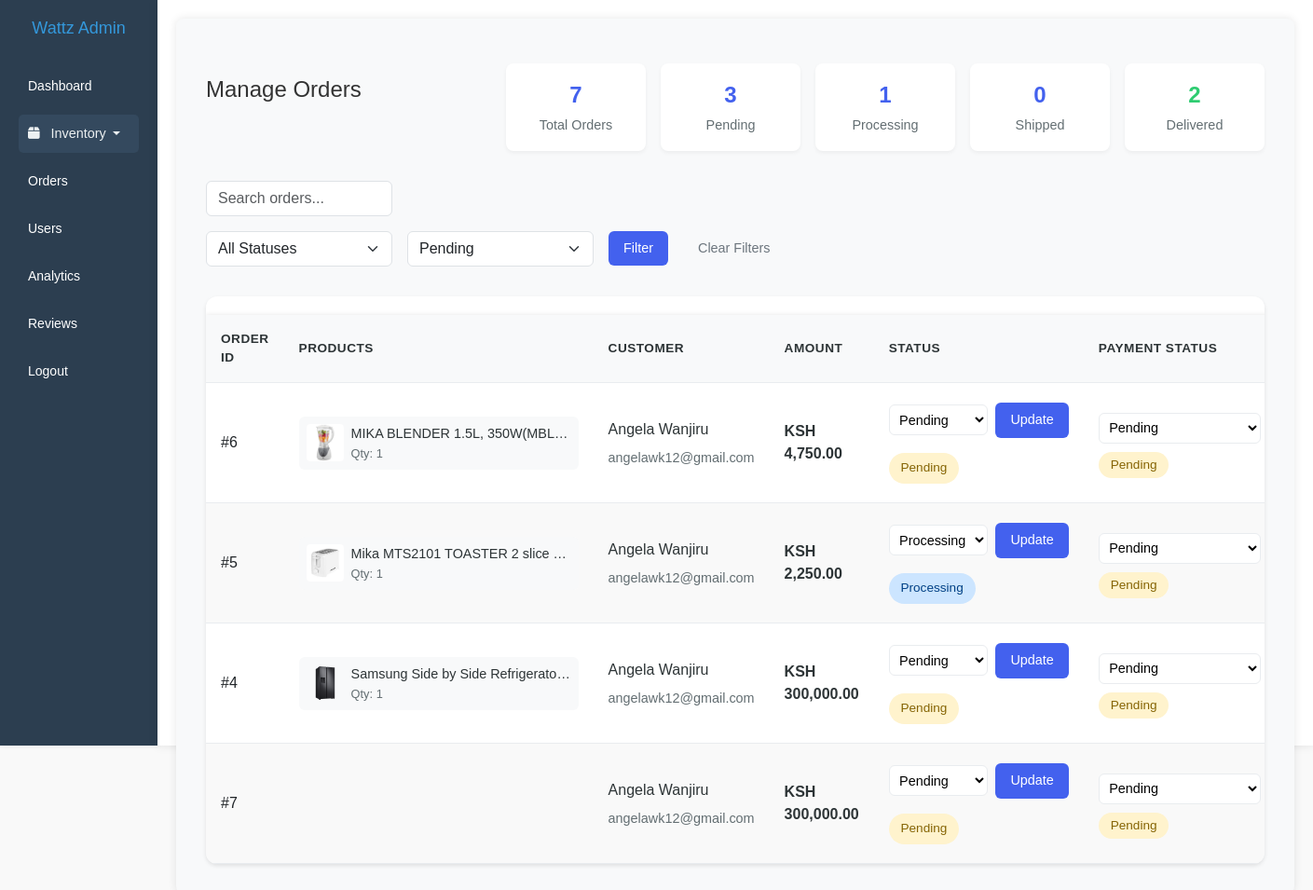
/admin/orders.php?payment=pending, run on the app's committed database.
### tables this page shows
CREATE TABLE `user_order` (
  `order_id` int(11) NOT NULL,
  `user_id` int(11) DEFAULT NULL,
  `shipping_id` int(11) NOT NULL,
  `total_amount` decimal(10,2) NOT NULL,
  `status` enum('pending','processing','shipped','delivered','cancelled') DEFAULT 'pending',
  `payment_method` varchar(50) DEFAULT NULL,
  `payment_status` enum('pending','completed','failed') DEFAULT 'pending',
  `order_date` timestamp NOT NULL DEFAULT current_timestamp()
);

CREATE TABLE `users` (
  `user_id` int(11) NOT NULL,
  `username` varchar(50) NOT NULL,
  `email` varchar(100) NOT NULL,
  `password` varchar(255) NOT NULL,
  `first_name` varchar(50) DEFAULT NULL,
  `last_name` varchar(50) DEFAULT NULL,
  `phone` varchar(20) DEFAULT NULL,
  `address` text DEFAULT NULL,
  `role` enum('admin','customer') DEFAULT 'customer',
  `created_at` timestamp NOT NULL DEFAULT current_timestamp(),
  `updated_at` timestamp NOT NULL DEFAULT current_timestamp() ON UPDATE current_timestamp(),
  `is_admin` tinyint(1) NOT NULL DEFAULT 0
);

### admin/orders.php (the view, shortened to what this page needs)
<?php
include 'includes/header.php';
include 'includes/db.php';
$status_filter = isset($_GET['status']) ? $_GET['status'] : '';
$payment_filter = isset($_GET['payment']) ? $_GET['payment'] : '';
$search = isset($_GET['search']) ? trim($_GET['search']) : '';
$query = "
    SELECT o.order_id, o.total_amount, o.status, o.payment_status, o.payment_method, o.order_date,
           u.username AS user_name, u.email AS user_email,
           s.recipient_name AS shipping_name, s.address, s.city, s.phone,
           COUNT(oi.order_item_id) as item_count,
           GROUP_CONCAT(DISTINCT CONCAT(p.name, ':::', p.image_1, ':::', oi.quantity) SEPARATOR '|||') as product_details
    FROM user_order o
    JOIN users u ON o.user_id = u.user_id
    LEFT JOIN shipping_detail s ON o.shipping_id = s.shipping_id
    LEFT JOIN order_items oi ON o.order_id = oi.order_id
    LEFT JOIN products p ON oi.product_id = p.product_id
    WHERE 1=1
";
$params = [];
if ($payment_filter) {
    $query .= " AND o.payment_status = ?";
    $params[] = $payment_filter;
}
$query .= " GROUP BY o.order_id ORDER BY o.order_date DESC";
$stmt = $conn->prepare($query);
$stmt->execute($params);
$orders = $stmt->fetchAll(PDO::FETCH_ASSOC);
$stats_query = "SELECT
    COUNT(*) as total_orders,
    SUM(CASE WHEN status = 'pending' THEN 1 ELSE 0 END) as pending_orders,
    SUM(CASE WHEN status = 'processing' THEN 1 ELSE 0 END) as processing_orders,
    SUM(CASE WHEN status = 'shipped' THEN 1 ELSE 0 END) as shipped_orders,
    SUM(CASE WHEN status = 'delivered' THEN 1 ELSE 0 END) as delivered_orders,
    SUM(CASE WHEN status = 'cancelled' THEN 1 ELSE 0 END) as cancelled_orders,
    SUM(CASE WHEN payment_status = 'completed' THEN 1 ELSE 0 END) as paid_orders,
    SUM(CASE WHEN status = 'delivered' THEN 1 ELSE 0 END) as delivered_count
    FROM user_order";
$stats = $conn->query($stats_query)->fetch(PDO::FETCH_ASSOC);
?>
<div class="order-container">
    <div class="content-wrapper">
        <div class="page-header">
            <h2 class="page-title">Manage Orders</h2>
            <div class="order-stats">
                <div class="stat-card">
                    <div class="stat-value"><?php echo number_format($stats['total_orders']); ?></div>
                    <div class="stat-label">Total Orders</div>
                </div>
                <div class="stat-card">
                    <div class="stat-value"><?php echo number_format($stats['pending_orders']); ?></div>
                    <div class="stat-label">Pending</div>
                </div>
                <div class="stat-card">
                    <div class="stat-value"><?php echo number_format($stats['processing_orders']); ?></div>
                    <div class="stat-label">Processing</div>
                </div>
                <div class="stat-card">
                    <div class="stat-value"><?php echo number_format($stats['shipped_orders']); ?></div>
                    <div class="stat-label">Shipped</div>
                </div>
                <div class="stat-card delivered">
                    <div class="stat-value"><?php echo number_format($stats['delivered_count']); ?></div>
                    <div class="stat-label">Delivered</div>
                </div>
            </div>
        </div>
        <div class="filters-section">
            <form method="GET" class="filters-form">
                <div class="input-group">
                    <input type="text" name="search" class="form-control" placeholder="Search orders..."
                           value="<?php echo htmlspecialchars($search); ?>">
                </div>
                <select name="status" class="form-select">
                    <option value="">All Statuses</option>
                </select>
                <select name="payment" class="form-select">
                    <option value="pending" <?php echo $payment_filter === 'pending' ? 'selected' : ''; ?>>Pending</option>
                </select>
                <button type="submit" class="btn btn-primary">Filter</button>
                <?php if ($status_filter || $payment_filter || $search): ?>
                    <a href="orders.php" class="btn btn-outline-secondary">Clear Filters</a>
                <?php endif; ?>
            </form>
        </div>
        <?php if (count($orders) > 0): ?>
            <div class="orders-grid">
                <table class="orders-table">
                    <thead>
                        <tr>
                            <th>Order ID</th>
                            <th>Products</th>
                            <th>Customer</th>
                            <th>Amount</th>
                            <th>Status</th>
                            <th>Payment Status</th>
                        </tr>
                    </thead>
                    <tbody>
                        <?php foreach ($orders as $order): ?>
                            <tr>
                                <td>
                                    <span class="order-id">#<?php echo $order['order_id']; ?></span>
                                </td>
                                <td>
                                    <div class="product-list">
                                        <?php
                                        if (!empty($order['product_details'])) {
                                            $products = explode('|||', $order['product_details']);
                                            foreach ($products as $index => $product) {
                                                list($name, $image, $quantity) = explode(':::', $product);
                                                ?>
                                                <div class="product-item">
                                                    <img src="../<?php echo htmlspecialchars($image); ?>"
                                                         alt="<?php echo htmlspecialchars($name); ?>"
                                                         class="product-thumbnail">
                                                    <div class="product-info">
                                                        <div class="product-name"><?php echo htmlspecialchars($name); ?></div>
                                                        <div class="product-quantity">Qty: <?php echo $quantity; ?></div>
                                                    </div>
                                                </div>
                                                <?php
                                            }
                                        }
                                        ?>
                                    </div>
                                </td>
                                <td>
                                    <div class="customer-info">
                                        <span class="name"><?php echo htmlspecialchars($order['user_name']); ?></span>
                                        <span class="email"><?php echo htmlspecialchars($order['user_email']); ?></span>
                                    </div>
                                </td>
                                <td>
                                    <span class="order-amount">KSH <?php echo number_format($order['total_amount'], 2); ?></span>
                                </td>
                                <td>
                                    <form method="POST" class="status-form">
                                        <select name="status" class="status-select">
                                            <option value="pending" <?php echo $order['status'] === 'pending' ? 'selected' : ''; ?>>Pending</option>
                                            <option value="processing" <?php echo $order['status'] === 'processing' ? 'selected' : ''; ?>>Processing</option>
                                        </select>
                                        <button type="submit" name="update_status" class="btn btn-primary">Update</button>
                                    </form>
                                    <span class="status-badge status-<?php echo strtolower($order['status']); ?>">
                                        <?php echo ucfirst($order['status']); ?>
                                    </span>
                                </td>
                                <td>
                                    <form method="POST" class="status-form">
                                        <select name="payment_status" class="status-select">
                                            <option value="pending" <?php echo $order['payment_status'] === 'pending' ? 'selected' : ''; ?>>Pending</option>
                                        </select>
                                    </form>
                                    <span class="payment-badge payment-status-<?php echo strtolower($order['payment_status']); ?>">
                                        <?php echo str_replace('_', ' ', ucfirst($order['payment_status'])); ?>
                                    </span>
                                </td>
                            </tr>
                        <?php endforeach; ?>
                    </tbody>
                </table>
            </div>
        <?php else: ?>
            <div class="empty-state">
                <p>No orders found.</p>
            </div>
        <?php endif; ?>
    </div>
</div>
<?php include 'includes/footer.php'; ?>

### admin/assets/css/admin.css (style rules this page uses)
body { font-family: Arial, sans-serif; margin: 0; padding: 0; background-color: #f9f9f9; }
.order-container { max-width: 1200px; margin: 0 auto; padding: 20px; background-color: white; box-shadow: 0 0 10px rgba(0, 0, 0, 0.1); border-radius: 8px; }
.order-container h2 { margin-bottom: 20px; font-size: 24px; color: #333; text-align: center; }
.orders-table { width: 100%; border-collapse: collapse; margin-top: 20px; background-color: white; box-shadow: 0 0 5px rgba(0, 0, 0, 0.1); }
.orders-table th, .orders-table td { padding: 12px; text-align: left; border-bottom: 1px solid #ddd; }
.orders-table th { background-color: #f9f9f9; color: #333; font-weight: bold; }
.orders-table tr:nth-child(even) { background-color: #f9f9f9; }
.status-pending { color: #ffc107; }
.status-processing { color: #0dcaf0; }

### admin/orders.php (style rules this page uses)
:root { --primary-color: #4361ee; --success-color: #2ecc71; --warning-color: #f1c40f; --danger-color: #e74c3c; --info-color: #3498db; --text-primary: #2d3436; --text-secondary: #636e72; --background-light: #f8f9fa; --border-color: #e9ecef; }
.order-container { padding: 2rem; background-color: var(--background-light); min-height: 100vh; }
.content-wrapper { max-width: 1400px; margin: 0 auto; }
.page-header { display: flex; justify-content: space-between; align-items: center; margin-bottom: 2rem; }
.page-title { font-size: 2rem; color: var(--text-primary); margin: 0; }
.orders-grid { background: white; border-radius: 12px; box-shadow: 0 2px 4px rgba(0, 0, 0, 0.1); overflow-x: auto; -webkit-overflow-scrolling: touch; }
.orders-table { width: 100%; border-collapse: separate; border-spacing: 0; min-width: 1000px; }
.orders-table th, .orders-table td { padding: 1rem; text-align: left; border-bottom: 1px solid var(--border-color); }
.orders-table th { background-color: var(--background-light); color: var(--text-primary); font-weight: 600; text-transform: uppercase; font-size: 0.85rem; letter-spacing: 0.5px; }
.orders-table tbody tr { transition: background-color 0.2s ease; }
.order-stats { display: flex; gap: 1rem; margin-top: 1rem; }
.stat-card { background: white; padding: 1rem; border-radius: 8px; box-shadow: 0 2px 4px rgba(0,0,0,0.05); min-width: 150px; text-align: center; }
.stat-value { font-size: 1.5rem; font-weight: 600; color: var(--primary-color); }
.stat-label { font-size: 0.9rem; color: var(--text-secondary); margin-top: 0.25rem; }
.delivered .stat-value { color: var(--success-color); }
.filters-section { margin-bottom: 2rem; }
.filters-form { display: flex; gap: 1rem; align-items: center; flex-wrap: wrap; }
.filters-form .form-control, .filters-form .form-select { max-width: 200px; }
.customer-info { display: flex; flex-direction: column; gap: 0.5rem; }
.customer-info .name { font-weight: 500; color: var(--text-primary); }
.customer-info .email { color: var(--text-secondary); font-size: 0.9rem; }
.status-badge { padding: 0.4rem 0.8rem; border-radius: 20px; font-size: 0.85rem; font-weight: 500; display: inline-block; margin-top: 0.5rem; }
.status-pending { background-color: #fff3cd; color: #856404; }
.status-processing { background-color: #cce5ff; color: #004085; }
.payment-badge { padding: 0.4rem 0.8rem; border-radius: 20px; font-size: 0.85rem; font-weight: 500; }
.payment-status-pending { background-color: #fff3cd; color: #856404; }
.status-form { display: flex; gap: 0.5rem; align-items: center; margin-bottom: 0.5rem; }
.status-form select { padding: 0.4rem; border: 1px solid var(--border-color); border-radius: 6px; font-size: 0.9rem; background-color: white; }
.btn { padding: 0.5rem 1rem; border-radius: 6px; border: none; cursor: pointer; font-size: 0.9rem; transition: all 0.2s ease; text-decoration: none; display: inline-flex; align-items: center; gap: 0.25rem; }
.btn-primary { background-color: var(--primary-color); color: white; }
.order-amount { font-weight: 600; color: var(--text-primary); }
.product-list { display: flex; flex-direction: column; gap: 0.5rem; max-width: 300px; }
.product-item { display: flex; align-items: center; gap: 0.5rem; background: #f8f9fa; padding: 0.5rem; border-radius: 6px; }
.product-thumbnail { width: 40px; height: 40px; object-fit: cover; border-radius: 4px; }
.product-info { flex: 1; min-width: 0; }
.product-name { font-size: 0.9rem; font-weight: 500; color: var(--text-primary); white-space: nowrap; overflow: hidden; text-overflow: ellipsis; }
.product-quantity { font-size: 0.8rem; color: var(--text-secondary); }

### data on the page
user_order: order_id "6", name "MIKA BLENDER 1.5L, 350W(MBL…", quantity "1", user.username "Angela Wanjiru", user.email "angelawk12@gmail.com", total_amount "4,750.00", status "Pending", payment_status "Pending"
user_order: order_id "5", name "Mika MTS2101 TOASTER 2 slice…", quantity "1", user.username "Angela Wanjiru", user.email "angelawk12@gmail.com", total_amount "2,250.00", status "Processing", payment_status "Pending"
user_order: order_id "4", name "Samsung Side by Side Refrigerato…", quantity "1", user.username "Angela Wanjiru", user.email "angelawk12@gmail.com", total_amount "300,000.00", status "Pending", payment_status "Pending"
user_order: order_id "7", user.username "Angela Wanjiru", user.email "angelawk12@gmail.com", total_amount "300,000.00", status "Pending", payment_status "Pending"

### other printed values
$stats['total_orders'] "7"
$stats['pending_orders'] "3"
$stats['processing_orders'] "1"
$stats['shipped_orders'] "0"
$stats['delivered_count'] "2"
